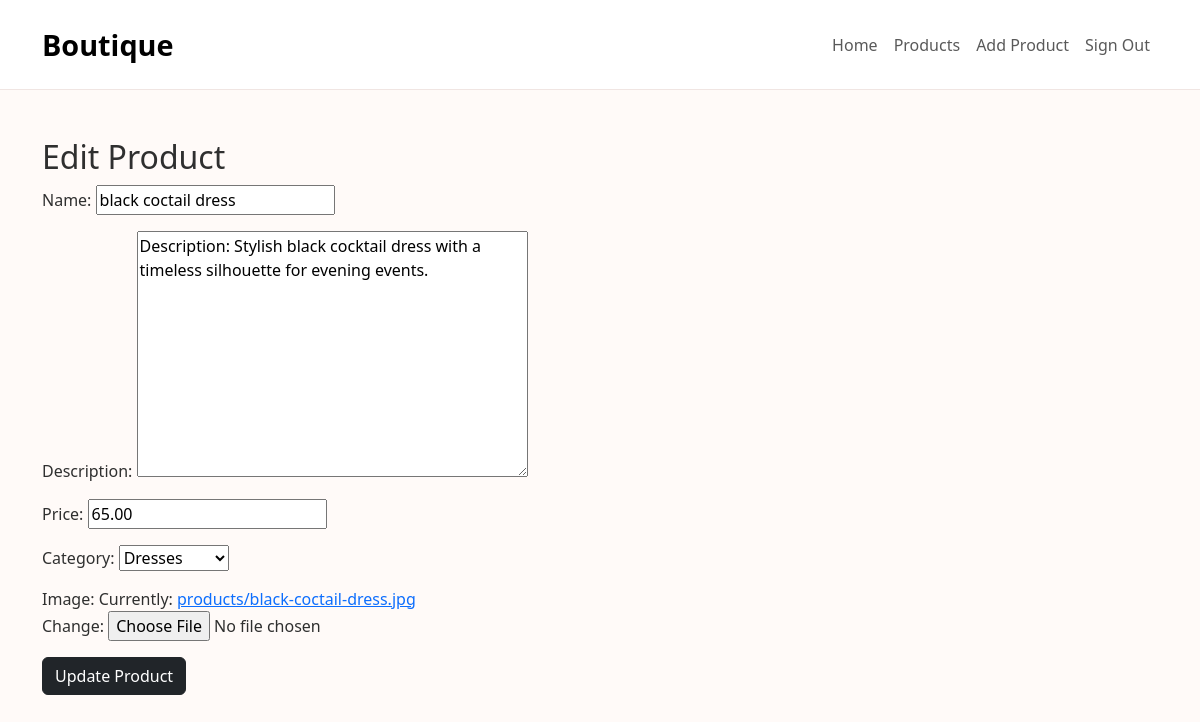
The page /products/edit/4/ (signed in) on the database its author committed.
### products/models.py (models this page shows, shortened)
class Product(models.Model):
    category = models.ForeignKey(
        Category,
        on_delete=models.SET_NULL,
        null=True,
        blank=True,
        related_name='products'
    )
    name = models.CharField(max_length=100)
    description = models.TextField()
    price = models.DecimalField(max_digits=6, decimal_places=2)
    image = models.ImageField(upload_to='products/')

class Category(models.Model):
    name = models.CharField(max_length=100)
    def __str__(self):
        return self.name

### products/views.py (the view)
# urls.py: path('edit/<int:id>/', views.edit_product, name='edit_product'),
@login_required
def edit_product(request, id):
    product = get_object_or_404(Product, id=id)
    if request.method == 'POST':
        form = ProductForm(request.POST, request.FILES, instance=product)
        if form.is_valid():
            form.save()
            return redirect('product_detail', id=product.id)
    else:
        form = ProductForm(instance=product)
    context = {
        'form': form,
        'product': product,
    }
    return render(request, 'products/edit_product.html', context)

### products/forms.py
class ProductForm(forms.ModelForm):
    class Meta:
        model = Product
        fields = ['name', 'description', 'price', 'category', 'image']

### templates/products/edit_product.html (shortened to what this page needs)
{% extends "base.html" %}
{% block content %}
<div class="container mt-5">
    <h2>Edit Product</h2>
    <form method="POST" enctype="multipart/form-data">
        {{ form.as_p }}
        <button type="submit" class="btn btn-dark">
            Update Product
        </button>
    </form>
</div>
{% endblock %}

### home/static/css/style.css (style rules this page uses)
body { background-color: #fffaf8; color: #2f2f2f; }

### rows shown on the page
Product: name "black coctail dress", description "Description: Stylish black cocktail dress with a timeless silhouette for evening events.", price "65.00", category "Dresses"
